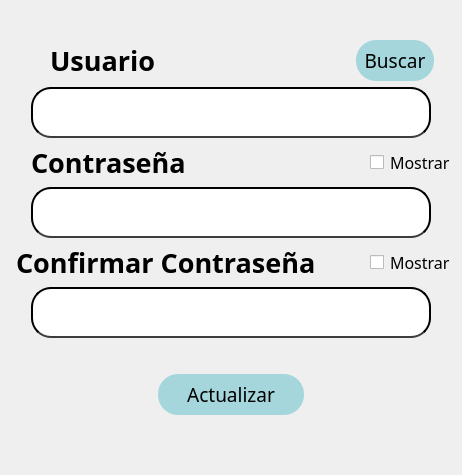
                  <widget class="QWidget" name="Pag4">
                   <property name="styleSheet">
                    <string notr="true">
QFrame{
background-color: rgb(255, 255, 255);
border:0px;
}

QLabel{
background-color:#000000ff;
color:Brack;
border:0px;
}

QLineEdit{
background-color:White;
border:2px solid rgb(0,0,0);
color:Black;
border-bottom:2px solid rgb(61,61,61);
font: 75 12pt &quot;Times New Roman&quot;;
}

QPushButton{
background-color:#A4D6DC;
border-radius:10px;
color:Black;
}

QPushButton:hover{
background-color:#DCD8A4;
border-radius:10px;
color:Black;
}

QComboBox{
background-color:White;
border:0px;
color:Black;
border-bottom:2px solid rgb(61,61,61);
font: 75 12pt &quot;Times New Roman&quot;;
}

QTableWidget{
	background-color:rgb(255,255,255);
	color:rgb(0,0,0);
	gridline-color:rgb(61,61,61);
	font-size:12pt;
	color:#000000;
}

QHeaderView::section{
background-color:#A4D6DC;
border:1px solid rgb(0,0,0);
font-size:12pt;
}

QTableWidgetQTableCornerButton::section{
background-color:rgb(0,0,0);
border:1px solid rgb(0,206,151);
}

QTabWidget{
background-color: rgb(129, 129, 129);
}</string>
                   </property>
                   <layout class="QVBoxLayout" name="verticalLayout_9" stretch="1,2,2,2,2,2,2,1,2,1,0">
                    <item>
                     <spacer name="verticalSpacer_14">
                      <property name="orientation">
                       <enum>Qt::Vertical</enum>
                      </property>
                      <property name="sizeHint" stdset="0">
                       <size>
                        <width>20</width>
                        <height>24</height>
                       </size>
                      </property>
                     </spacer>
                    </item>
                    <item>
                     <layout class="QHBoxLayout" name="horizontalLayout_19" stretch="1,1,5,2,0">
                      <item>
                       <spacer name="horizontalSpacer_33">
                        <property name="orientation">
                         <enum>Qt::Horizontal</enum>
                        </property>
                        <property name="sizeHint" stdset="0">
                         <size>
                          <width>13</width>
                          <height>20</height>
                         </size>
                        </property>
                       </spacer>
                      </item>
                      <item>
                       <widget class="QLabel" name="Usuario_2">
                        <property name="font">
                         <font>
                          <family>Goudy Old Style</family>
                          <pointsize>20</pointsize>
                          <weight>75</weight>
                          <bold>true</bold>
                         </font>
                        </property>
                        <property name="text">
                         <string>Usuario</string>
                        </property>
                       </widget>
                      </item>
                      <item>
                       <spacer name="horizontalSpacer_34">
                        <property name="orientation">
                         <enum>Qt::Horizontal</enum>
                        </property>
                        <property name="sizeHint" stdset="0">
                         <size>
                          <width>40</width>
                          <height>20</height>
                         </size>
                        </property>
                       </spacer>
                      </item>
                      <item>
                       <widget class="QPushButton" name="BTBuscar">
                        <property name="minimumSize">
                         <size>
                          <width>0</width>
                          <height>41</height>
                         </size>
                        </property>
                        <property name="font">
                         <font>
                          <family>Goudy Old Style</family>
                          <pointsize>14</pointsize>
                         </font>
                        </property>
                        <property name="styleSheet">
                         <string notr="true">QPushButton{
border-radius:20px;
}

QPushButton:hover{
border-radius:20px;
}
</string>
                        </property>
                        <property name="text">
                         <string>Buscar</string>
                        </property>
                       </widget>
                      </item>
                      <item>
                       <spacer name="horizontalSpacer_35">
                        <property name="orientation">
                         <enum>Qt::Horizontal</enum>
                        </property>
                        <property name="sizeHint" stdset="0">
                         <size>
                          <width>17</width>
                          <height>20</height>
                         </size>
                        </property>
                       </spacer>
                      </item>
                     </layout>
                    </item>
                    <item>
                     <layout class="QHBoxLayout" name="horizontalLayout_20" stretch="1,20,1">
                      <item>
                       <spacer name="horizontalSpacer_36">
                        <property name="orientation">
                         <enum>Qt::Horizontal</enum>
                        </property>
                        <property name="sizeHint" stdset="0">
                         <size>
                          <width>13</width>
                          <height>20</height>
                         </size>
                        </property>
                       </spacer>
                      </item>
                      <item>
                       <widget class="QLineEdit" name="TXUsuario_2">
                        <property name="minimumSize">
                         <size>
                          <width>0</width>
                          <height>51</height>
                         </size>
                        </property>
                        <property name="styleSheet">
                         <string notr="true">QLineEdit{
border-radius:20px;
}</string>
                        </property>
                        <property name="echoMode">
                         <enum>QLineEdit::Normal</enum>
                        </property>
                       </widget>
                      </item>
                      <item>
                       <spacer name="horizontalSpacer_37">
                        <property name="orientation">
                         <enum>Qt::Horizontal</enum>
                        </property>
                        <property name="sizeHint" stdset="0">
                         <size>
                          <width>40</width>
                          <height>20</height>
                         </size>
                        </property>
                       </spacer>
                      </item>
                     </layout>
                    </item>
                    <item>
                     <layout class="QHBoxLayout" name="horizontalLayout_21" stretch="1,1,9,0">
                      <item>
                       <spacer name="horizontalSpacer_38">
                        <property name="orientation">
                         <enum>Qt::Horizontal</enum>
                        </property>
                        <property name="sizeHint" stdset="0">
                         <size>
                          <width>13</width>
                          <height>20</height>
                         </size>
                        </property>
                       </spacer>
                      </item>
                      <item>
                       <widget class="QLabel" name="NuevaContrasena">
                        <property name="font">
                         <font>
                          <family>Goudy Old Style</family>
                          <pointsize>20</pointsize>
                          <weight>75</weight>
                          <bold>true</bold>
                         </font>
                        </property>
                        <property name="text">
                         <string>Contraseña</string>
                        </property>
                       </widget>
                      </item>
                      <item>
                       <spacer name="horizontalSpacer_39">
                        <property name="orientation">
                         <enum>Qt::Horizontal</enum>
                        </property>
                        <property name="sizeHint" stdset="0">
                         <size>
                          <width>40</width>
                          <height>20</height>
                         </size>
                        </property>
                       </spacer>
                      </item>
                      <item>
                       <widget class="QCheckBox" name="CHBMostrar_4">
                        <property name="font">
                         <font>
                          <family>Goudy Old Style</family>
                          <pointsize>12</pointsize>
                         </font>
                        </property>
                        <property name="cursor">
                         <cursorShape>PointingHandCursor</cursorShape>
                        </property>
                        <property name="styleSheet">
                         <string notr="true">QCheckBox:hover{
font: &quot;Goudy Old Style&quot;;
color: rgb(61,61,61);
}

QCheckBox::indicator{
font-size:20px;
color: Black;
/*border-radius: 0px;*/
}</string>
                        </property>
                        <property name="text">
                         <string>Mostrar</string>
                        </property>
                       </widget>
                      </item>
                     </layout>
                    </item>
                    <item>
                     <layout class="QHBoxLayout" name="horizontalLayout_22" stretch="1,20,1">
                      <item>
                       <spacer name="horizontalSpacer_40">
                        <property name="orientation">
                         <enum>Qt::Horizontal</enum>
                        </property>
                        <property name="sizeHint" stdset="0">
                         <size>
                          <width>13</width>
                          <height>20</height>
                         </size>
                        </property>
                       </spacer>
                      </item>
                      <item>
                       <widget class="QLineEdit" name="TXNuevaContrasena">
                        <property name="minimumSize">
                         <size>
                          <width>0</width>
                          <height>51</height>
                         </size>
                        </property>
                        <property name="styleSheet">
                         <string notr="true">QLineEdit{
border-radius:20px;
}</string>
                        </property>
                        <property name="echoMode">
                         <enum>QLineEdit::Password</enum>
                        </property>
                       </widget>
                      </item>
                      <item>
                       <spacer name="horizontalSpacer_41">
                        <property name="orientation">
                         <enum>Qt::Horizontal</enum>
                        </property>
                        <property name="sizeHint" stdset="0">
                         <size>
                          <width>40</width>
                          <height>20</height>
                         </size>
                        </property>
                       </spacer>
                      </item>
                     </layout>
                    </item>
                    <item>
                     <layout class="QHBoxLayout" name="horizontalLayout_23" stretch="1,1,9,0">
                      <item>
                       <spacer name="horizontalSpacer_42">
                        <property name="orientation">
                         <enum>Qt::Horizontal</enum>
                        </property>
                        <property name="sizeHint" stdset="0">
                         <size>
                          <width>13</width>
                          <height>20</height>
                         </size>
                        </property>
                       </spacer>
                      </item>
                      <item>
                       <widget class="QLabel" name="ConfirmarContrasena">
                        <property name="font">
                         <font>
                          <family>Goudy Old Style</family>
                          <pointsize>20</pointsize>
                          <weight>75</weight>
                          <bold>true</bold>
                         </font>
                        </property>
                        <property name="text">
                         <string>Confirmar Contraseña</string>
                        </property>
                       </widget>
                      </item>
                      <item>
                       <spacer name="horizontalSpacer_43">
                        <property name="orientation">
                         <enum>Qt::Horizontal</enum>
                        </property>
                        <property name="sizeHint" stdset="0">
                         <size>
                          <width>40</width>
                          <height>20</height>
                         </size>
                        </property>
                       </spacer>
                      </item>
                      <item>
                       <widget class="QCheckBox" name="CHBMostrar_5">
                        <property name="font">
                         <font>
                          <family>Goudy Old Style</family>
                          <pointsize>12</pointsize>
                         </font>
                        </property>
                        <property name="cursor">
                         <cursorShape>PointingHandCursor</cursorShape>
                        </property>
                        <property name="styleSheet">
                         <string notr="true">QCheckBox:hover{
font: &quot;Goudy Old Style&quot;;
color: rgb(61,61,61);
}

QCheckBox::indicator{
font-size:20px;
color: Black;
/*border-radius: 0px;*/
}</string>
                        </property>
                        <property name="text">
                         <string>Mostrar</string>
                        </property>
                       </widget>
                      </item>
                     </layout>
                    </item>
                    <item>
                     <layout class="QHBoxLayout" name="horizontalLayout_24" stretch="1,20,1">
                      <item>
                       <spacer name="horizontalSpacer_44">
                        <property name="orientation">
                         <enum>Qt::Horizontal</enum>
                        </property>
                        <property name="sizeHint" stdset="0">
                         <size>
                          <width>13</width>
                          <height>20</height>
                         </size>
                        </property>
                       </spacer>
                      </item>
                      <item>
                       <widget class="QLineEdit" name="TXConfirmarContrasena">
                        <property name="minimumSize">
                         <size>
                          <width>0</width>
                          <height>51</height>
                         </size>
                        </property>
                        <property name="styleSheet">
                         <string notr="true">QLineEdit{
border-radius:20px;
}</string>
                        </property>
                        <property name="echoMode">
                         <enum>QLineEdit::Password</enum>
                        </property>
                       </widget>
                      </item>
                      <item>
                       <spacer name="horizontalSpacer_45">
                        <property name="orientation">
                         <enum>Qt::Horizontal</enum>
                        </property>
                        <property name="sizeHint" stdset="0">
                         <size>
                          <width>40</width>
                          <height>20</height>
                         </size>
                        </property>
                       </spacer>
                      </item>
                     </layout>
                    </item>
                    <item>
                     <spacer name="verticalSpacer_16">
                      <property name="orientation">
                       <enum>Qt::Vertical</enum>
                      </property>
                      <property name="sizeHint" stdset="0">
                       <size>
                        <width>20</width>
                        <height>40</height>
                       </size>
                      </property>
                     </spacer>
                    </item>
                    <item>
                     <layout class="QHBoxLayout" name="horizontalLayout_25" stretch="1,1,1">
                      <item>
                       <spacer name="horizontalSpacer_46">
                        <property name="orientation">
                         <enum>Qt::Horizontal</enum>
                        </property>
                        <property name="sizeHint" stdset="0">
                         <size>
                          <width>40</width>
                          <height>20</height>
                         </size>
                        </property>
                       </spacer>
                      </item>
                      <item>
                       <widget class="QPushButton" name="BTActualizar">
                        <property name="minimumSize">
                         <size>
                          <width>0</width>
                          <height>41</height>
                         </size>
                        </property>
                        <property name="font">
                         <font>
                          <family>Goudy Old Style</family>
                          <pointsize>14</pointsize>
                         </font>
                        </property>
                        <property name="styleSheet">
                         <string notr="true">QPushButton{
border-radius:20px;
}

QPushButton:hover{
border-radius:20px;
}
</string>
                        </property>
                        <property name="text">
                         <string>Actualizar</string>
                        </property>
                       </widget>
                      </item>
                      <item>
                       <spacer name="horizontalSpacer_47">
                        <property name="orientation">
                         <enum>Qt::Horizontal</enum>
                        </property>
                        <property name="sizeHint" stdset="0">
                         <size>
                          <width>40</width>
                          <height>20</height>
                         </size>
                        </property>
                       </spacer>
                      </item>
                     </layout>
                    </item>
                    <item>
                     <spacer name="verticalSpacer_15">
                      <property name="orientation">
                       <enum>Qt::Vertical</enum>
                      </property>
                      <property name="sizeHint" stdset="0">
                       <size>
                        <width>20</width>
                        <height>24</height>
                       </size>
                      </property>
                     </spacer>
                    </item>
                    <item>
                     <widget class="QPushButton" name="BTBorrar">
                      <property name="styleSheet">
                       <string notr="true">QPushButton{
background-color:#000000ff;
border-radius:20px;
color:Black;
}</string>
                      </property>
                      <property name="text">
                       <string/>
                      </property>
                     </widget>
                    </item>
                   </layout>
                  </widget>
